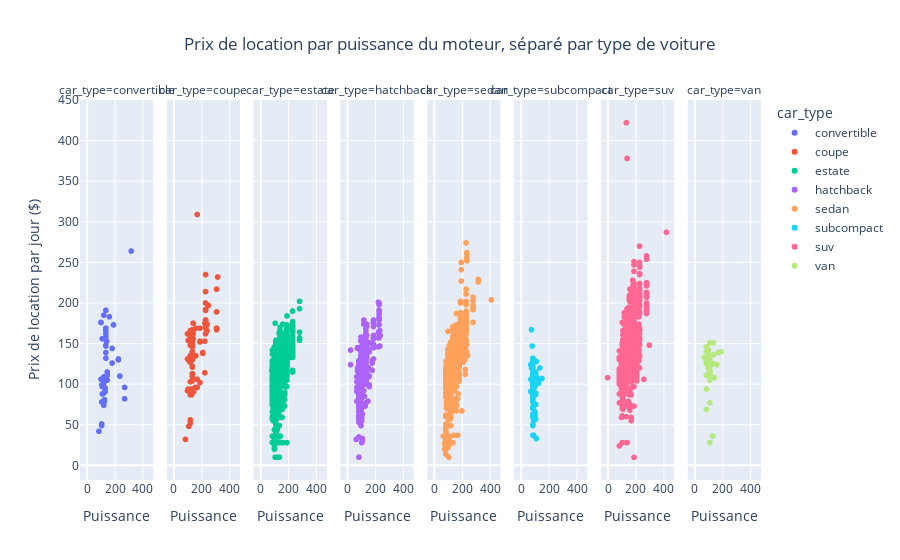

Write notebook code for a chart like this one.
### Code cell
# Graphe d'analyse des puissance moteur et type de voiture par prix

fig = px.scatter(data_pricing,
                 x='engine_power',
                 y='rental_price_per_day',
                 color='car_type',
                 facet_col='car_type', 
                 title="Prix de location par puissance du moteur, séparé par type de voiture")

# Mise à jour des titres des axes et du titre principal
fig.update_layout(
    xaxis_title="Puissance ",
    yaxis_title="Prix de location par jour ($)",
    title_x=0.5  # Centre le titre
)

# Mettre à jour les titres des sous-graphes pour les axes x
for axis in fig.layout:
    if axis.startswith('xaxis') and axis != 'xaxis':
        fig.layout[axis].title.text = "Puissance "

fig.show()

### Figure 1 — Plotly figure (JSON) as saved in the notebook; plotly's stock layout.template omitted (floating-point values rounded to 4 significant figures; data arrays with more than 128 entries replaced by an {"elided": "..."} marker saying what was removed)
{"data": [{"hovertemplate": "car_type=convertible<br>engine_power=%{x}<br>rental_price_per_day=%{y}<extra></extra>", "legendgroup": "convertible", "marker": {"color": "#636efa", "symbol": "circle"}, "mode": "markers", "name": "convertible", "showlegend": true, "type": "scattergl", "x": [100, 317, 120, 135, 160, 225, 145, 105, 125, 135, 135, 145, 135, 135, 120, 130, 135, 270, 145, 110, 225, 100, 135, 140, 180, 85, 190, 135, 125, 120, 105, 110, 100, 135, 120, 125, 105, 270, 110, 120, 120, 236, 180, 120, 130, 110, 105], "xaxis": "x", "y": [106, 264, 101, 158, 183, 131, 111, 78, 79, 132, 139, 115, 147, 191, 102, 91, 148, 96, 105, 88, 130, 176, 162, 153, 144, 42, 173, 169, 81, 105, 99, 97, 176, 166, 74, 79, 49, 82, 156, 109, 185, 110, 126, 89, 95, 156, 51], "yaxis": "y"}, {"hovertemplate": "car_type=coupe<br>engine_power=%{x}<br>rental_price_per_day=%{y}<extra></extra>", "legendgroup": "coupe", "marker": {"color": "#EF553B", "symbol": "circle"}, "mode": "markers", "name": "coupe", "showlegend": true, "type": "scattergl", "x": [135, 135, 100, 105, 120, 135, 135, 140, 160, 110, 240, 85, 135, 225, 160, 250, 230, 135, 230, 135, 309, 230, 120, 140, 135, 317, 309, 135, 230, 100, 130, 230, 230, 130, 135, 135, 135, 240, 130, 230, 130, 135, 120, 170, 135, 135, 309, 135, 170, 135, 120, 135, 230, 135, 130, 240, 135, 225, 135, 135, 190, 230, 135, 230, 120, 230, 142, 140, 230, 190, 135, 190, 120, 225, 120, 135, 120, 120, 120, 140, 130, 120, 120, 155, 120, 130, 210, 135, 110, 105, 100, 230, 309, 170, 120, 210, 120, 145, 135, 120, 105, 135, 135, 190], "xaxis": "x2", "y": [146, 162, 92, 131, 87, 154, 163, 166, 135, 48, 174, 32, 138, 175, 169, 197, 191, 166, 179, 109, 217, 235, 127, 162, 140, 232, 167, 150, 179, 162, 93, 177, 200, 94, 154, 136, 130, 173, 91, 192, 87, 153, 152, 309, 152, 159, 169, 164, 96, 150, 56, 121, 162, 91, 93, 166, 154, 153, 167, 164, 102, 179, 148, 169, 148, 191, 133, 175, 214, 169, 150, 153, 166, 114, 164, 148, 155, 92, 130, 156, 93, 135, 87, 96, 158, 94, 138, 112, 129, 94, 131, 171, 189, 106, 103, 139, 88, 91, 113, 52, 154, 122, 104, 152], "yaxis": "y2"}, {"hovertemplate": "car_type=estate<br>engine_power=%{x}<br>rental_price_per_day=%{y}<extra></extra>", "legendgroup": "estate", "marker": {"color": "#00cc96", "symbol": "circle"}, "mode": "markers", "name": "estate", "showlegend": true, "type": "scattergl", "x": {"elided": "1606 int values"}, "xaxis": "x3", "y": {"elided": "1606 int values"}, "yaxis": "y3"}, {"hovertemplate": "car_type=hatchback<br>engine_power=%{x}<br>rental_price_per_day=%{y}<extra></extra>", "legendgroup": "hatchback", "marker": {"color": "#ab63fa", "symbol": "circle"}, "mode": "markers", "name": "hatchback", "showlegend": true, "type": "scattergl", "x": {"elided": "699 int values"}, "xaxis": "x4", "y": {"elided": "699 int values"}, "yaxis": "y4"}, {"hovertemplate": "car_type=sedan<br>engine_power=%{x}<br>rental_price_per_day=%{y}<extra></extra>", "legendgroup": "sedan", "marker": {"color": "#FFA15A", "symbol": "circle"}, "mode": "markers", "name": "sedan", "showlegend": true, "type": "scattergl", "x": {"elided": "1168 int values"}, "xaxis": "x5", "y": {"elided": "1168 int values"}, "yaxis": "y5"}, {"hovertemplate": "car_type=subcompact<br>engine_power=%{x}<br>rental_price_per_day=%{y}<extra></extra>", "legendgroup": "subcompact", "marker": {"color": "#19d3f3", "symbol": "circle"}, "mode": "markers", "name": "subcompact", "showlegend": true, "type": "scattergl", "x": [105, 85, 85, 85, 85, 85, 85, 85, 85, 85, 100, 85, 100, 85, 85, 85, 105, 85, 85, 85, 85, 85, 85, 85, 80, 85, 85, 85, 70, 85, 85, 150, 85, 90, 105, 85, 85, 85, 85, 105, 85, 105, 85, 85, 85, 85, 85, 85, 85, 85, 85, 85, 85, 120, 85, 95, 85, 85, 85, 105, 85, 85, 85, 85, 85, 85, 75, 85, 90, 85, 85, 85, 100, 90, 85, 85, 70, 85, 90, 85, 105, 70, 85, 85, 85, 85, 85, 85, 105, 85, 85, 85, 100, 85, 85, 105, 85, 110, 85, 100, 85, 100, 85, 85, 85, 85, 75, 85, 90, 85, 85, 135, 135, 125, 85, 110, 70], "xaxis": "x6", "y": [111, 88, 88, 96, 96, 60, 71, 70, 49, 92, 62, 107, 66, 98, 120, 99, 87, 60, 96, 129, 95, 96, 126, 103, 147, 132, 97, 95, 124, 100, 60, 107, 97, 57, 109, 37, 81, 84, 125, 57, 97, 115, 96, 108, 113, 108, 84, 91, 94, 63, 94, 91, 117, 107, 103, 74, 89, 117, 106, 89, 122, 91, 92, 132, 103, 96, 167, 99, 57, 94, 111, 101, 109, 55, 102, 72, 124, 89, 57, 84, 111, 91, 62, 99, 109, 94, 91, 130, 114, 50, 99, 104, 97, 96, 94, 75, 93, 128, 78, 63, 100, 99, 93, 125, 99, 87, 120, 109, 37, 98, 100, 120, 106, 101, 96, 33, 106], "yaxis": "y6"}, {"hovertemplate": "car_type=suv<br>engine_power=%{x}<br>rental_price_per_day=%{y}<extra></extra>", "legendgroup": "suv", "marker": {"color": "#FF6692", "symbol": "circle"}, "mode": "markers", "name": "suv", "showlegend": true, "type": "scattergl", "x": {"elided": "1058 int values"}, "xaxis": "x7", "y": {"elided": "1058 int values"}, "yaxis": "y7"}, {"hovertemplate": "car_type=van<br>engine_power=%{x}<br>rental_price_per_day=%{y}<extra></extra>", "legendgroup": "van", "marker": {"color": "#B6E880", "symbol": "circle"}, "mode": "markers", "name": "van", "showlegend": true, "type": "scattergl", "x": [100, 110, 110, 110, 85, 140, 110, 110, 112, 85, 85, 85, 190, 110, 85, 135, 135, 110, 135, 130, 110, 100, 100, 110, 112, 85, 170, 70, 100, 110, 85, 85, 100, 100, 85, 110, 110, 100, 110, 110, 100, 110, 110, 160], "xaxis": "x8", "y": [127, 125, 105, 28, 69, 108, 114, 28, 114, 146, 140, 94, 140, 77, 111, 125, 136, 118, 151, 36, 117, 138, 120, 115, 109, 127, 139, 133, 132, 112, 127, 125, 131, 142, 130, 122, 117, 119, 116, 121, 132, 130, 151, 124], "yaxis": "y8"}], "layout": {"annotations": [{"font": {}, "showarrow": false, "text": "car_type=convertible", "x": 0.05375, "xanchor": "center", "xref": "paper", "y": 1, "yanchor": "bottom", "yref": "paper"}, {"font": {}, "showarrow": false, "text": "car_type=coupe", "x": 0.1812, "xanchor": "center", "xref": "paper", "y": 1, "yanchor": "bottom", "yref": "paper"}, {"font": {}, "showarrow": false, "text": "car_type=estate", "x": 0.3087, "xanchor": "center", "xref": "paper", "y": 1, "yanchor": "bottom", "yref": "paper"}, {"font": {}, "showarrow": false, "text": "car_type=hatchback", "x": 0.4363, "xanchor": "center", "xref": "paper", "y": 1, "yanchor": "bottom", "yref": "paper"}, {"font": {}, "showarrow": false, "text": "car_type=sedan", "x": 0.5637, "xanchor": "center", "xref": "paper", "y": 1, "yanchor": "bottom", "yref": "paper"}, {"font": {}, "showarrow": false, "text": "car_type=subcompact", "x": 0.6912, "xanchor": "center", "xref": "paper", "y": 1, "yanchor": "bottom", "yref": "paper"}, {"font": {}, "showarrow": false, "text": "car_type=suv", "x": 0.8188, "xanchor": "center", "xref": "paper", "y": 1, "yanchor": "bottom", "yref": "paper"}, {"font": {}, "showarrow": false, "text": "car_type=van", "x": 0.9463, "xanchor": "center", "xref": "paper", "y": 1, "yanchor": "bottom", "yref": "paper"}], "legend": {"title": {"text": "car_type"}, "tracegroupgap": 0}, "title": {"text": "Prix de location par puissance du moteur, séparé par type de voiture", "x": 0.5}, "xaxis": {"anchor": "y", "domain": [0, 0.1075], "title": {"text": "Puissance "}}, "xaxis2": {"anchor": "y2", "domain": [0.1275, 0.235], "matches": "x", "title": {"text": "Puissance "}}, "xaxis3": {"anchor": "y3", "domain": [0.255, 0.3625], "matches": "x", "title": {"text": "Puissance "}}, "xaxis4": {"anchor": "y4", "domain": [0.3825, 0.49], "matches": "x", "title": {"text": "Puissance "}}, "xaxis5": {"anchor": "y5", "domain": [0.51, 0.6175], "matches": "x", "title": {"text": "Puissance "}}, "xaxis6": {"anchor": "y6", "domain": [0.6375, 0.745], "matches": "x", "title": {"text": "Puissance "}}, "xaxis7": {"anchor": "y7", "domain": [0.765, 0.8725], "matches": "x", "title": {"text": "Puissance "}}, "xaxis8": {"anchor": "y8", "domain": [0.8925, 1], "matches": "x", "title": {"text": "Puissance "}}, "yaxis": {"anchor": "x", "domain": [0, 1], "title": {"text": "Prix de location par jour ($)"}}, "yaxis2": {"anchor": "x2", "domain": [0, 1], "matches": "y", "showticklabels": false}, "yaxis3": {"anchor": "x3", "domain": [0, 1], "matches": "y", "showticklabels": false}, "yaxis4": {"anchor": "x4", "domain": [0, 1], "matches": "y", "showticklabels": false}, "yaxis5": {"anchor": "x5", "domain": [0, 1], "matches": "y", "showticklabels": false}, "yaxis6": {"anchor": "x6", "domain": [0, 1], "matches": "y", "showticklabels": false}, "yaxis7": {"anchor": "x7", "domain": [0, 1], "matches": "y", "showticklabels": false}, "yaxis8": {"anchor": "x8", "domain": [0, 1], "matches": "y", "showticklabels": false}}}
